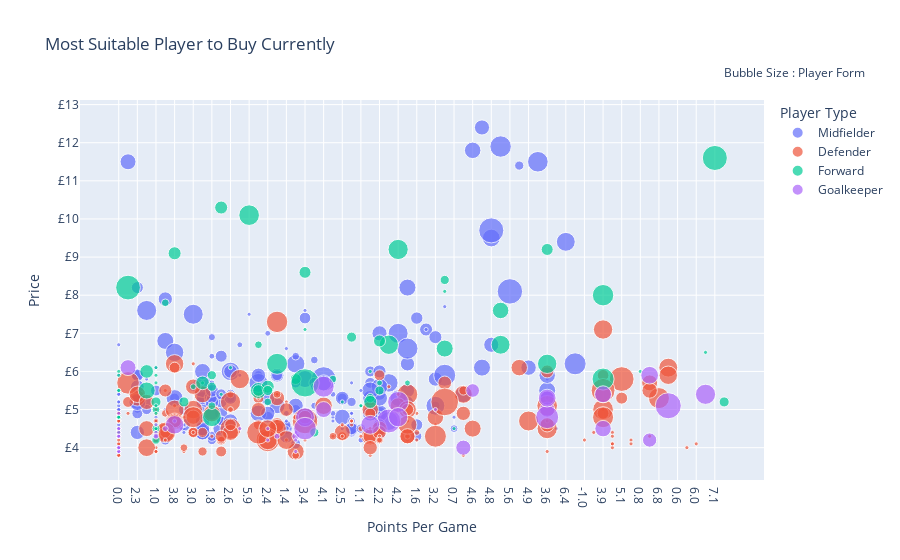

This figure's notebook cell:
### Markdown cell above
#### Most Suitable Player to Buy Currently
[Move to top](#Fantasy-Premier-League---Player-Selector)

### Code cell
cf.go_offline()

df = players_details[['form','points_per_game','now_cost','team_name','singular_name','first_name','web_name']]
df["now_cost"] = df["now_cost"]/10
df.rename(columns = {'singular_name' : "Player Type"}, inplace = True)
df["name"] = df["first_name"] + ' ' + df["web_name"]
fig = px.scatter(df, x='points_per_game', 
                 y='now_cost',  
                 size = (players_details["form"].astype(float).values + abs(players_details["form"].astype(float).values.min()))*1.5, 
                 hover_name = "name",
                 hover_data= ["team_name"],
                 color ="Player Type",
                 title = "Most Suitable Player to Buy Currently"
                )
fig['layout']['yaxis'].update({'title': 'Price', 'tickprefix': '£'})
fig['layout']['xaxis'].update({'title': 'Points Per Game'})
fig.update_layout(
    showlegend=True,
    annotations=[
        dict(
            x=1.15,
            y=1.10,
            xref="paper",
            yref="paper",
            showarrow=False,
            text="Bubble Size : Player Form"
        )
    ]
)

fig.show()

### Figure 1 — Plotly figure (JSON) as saved in the notebook; plotly's stock layout.template omitted (floating-point values rounded to 4 significant figures; data arrays with more than 128 entries replaced by an {"elided": "..."} marker saying what was removed)
{"data": [{"customdata": {"elided": "278x1 str values"}, "hovertemplate": "<b>%{hovertext}</b><br><br>Player Type=Midfielder<br>points_per_game=%{x}<br>now_cost=%{y}<br>size=%{marker.size}<br>team_name=%{customdata[0]}<extra></extra>", "hovertext": {"elided": "278 str values"}, "legendgroup": "Midfielder", "marker": {"color": "#636efa", "size": {"elided": "278 float values"}, "sizemode": "area", "sizeref": 0.03525, "symbol": "circle"}, "mode": "markers", "name": "Midfielder", "orientation": "v", "showlegend": true, "type": "scatter", "x": {"elided": "278 str values"}, "xaxis": "x", "y": {"elided": "278 float values"}, "yaxis": "y"}, {"customdata": {"elided": "239x1 str values"}, "hovertemplate": "<b>%{hovertext}</b><br><br>Player Type=Defender<br>points_per_game=%{x}<br>now_cost=%{y}<br>size=%{marker.size}<br>team_name=%{customdata[0]}<extra></extra>", "hovertext": {"elided": "239 str values"}, "legendgroup": "Defender", "marker": {"color": "#EF553B", "size": {"elided": "239 float values"}, "sizemode": "area", "sizeref": 0.03525, "symbol": "circle"}, "mode": "markers", "name": "Defender", "orientation": "v", "showlegend": true, "type": "scatter", "x": {"elided": "239 str values"}, "xaxis": "x", "y": {"elided": "239 float values"}, "yaxis": "y"}, {"customdata": [["Arsenal"], ["Arsenal"], ["Aston Villa"], ["Aston Villa"], ["Aston Villa"], ["Aston Villa"], ["Aston Villa"], ["Brighton"], ["Brighton"], ["Brighton"], ["Brighton"], ["Brighton"], ["Brighton"], ["Burnley"], ["Burnley"], ["Burnley"], ["Burnley"], ["Burnley"], ["Burnley"], ["Burnley"], ["Chelsea"], ["Chelsea"], ["Chelsea"], ["Crystal Palace"], ["Crystal Palace"], ["Crystal Palace"], ["Crystal Palace"], ["Crystal Palace"], ["Everton"], ["Everton"], ["Everton"], ["Everton"], ["Everton"], ["Everton"], ["Fulham"], ["Fulham"], ["Fulham"], ["Leicester"], ["Leicester"], ["Leicester"], ["Leeds"], ["Leeds"], ["Leeds"], ["Leeds"], ["Liverpool"], ["Liverpool"], ["Man City"], ["Man City"], ["Man City"], ["Man Utd"], ["Man Utd"], ["Man Utd"], ["Newcastle"], ["Newcastle"], ["Newcastle"], ["Newcastle"], ["Newcastle"], ["Sheffield Utd"], ["Sheffield Utd"], ["Sheffield Utd"], ["Sheffield Utd"], ["Sheffield Utd"], ["Sheffield Utd"], ["Southampton"], ["Southampton"], ["Southampton"], ["Southampton"], ["Southampton"], ["Spurs"], ["Spurs"], ["Spurs"], ["West Brom"], ["West Brom"], ["West Brom"], ["West Brom"], ["West Brom"], ["West Brom"], ["West Brom"], ["West Ham"], ["West Ham"], ["West Ham"], ["West Ham"], ["West Ham"], ["Wolves"], ["Wolves"], ["Wolves"], ["Wolves"], ["Wolves"], ["Wolves"]], "hovertemplate": "<b>%{hovertext}</b><br><br>Player Type=Forward<br>points_per_game=%{x}<br>now_cost=%{y}<br>size=%{marker.size}<br>team_name=%{customdata[0]}<extra></extra>", "hovertext": ["Alexandre Lacazette", "Edward Nketiah", "Wesley Wesley", "Mbwana Samatta", "Keinan Davis", "Indiana Vassilev", "Ollie Watkins", "Glenn Murray", "Florin Andone", "Neal Maupay", "Aaron Connolly", "Andi Zeqiri", "Danny Welbeck", "Jay Rodriguez", "Ashley Barnes", "Chris Wood", "Matej Vydra", "Max Thompson", "Lewis Richardson", "Joel Mumbongo", "Olivier Giroud", "Timo Werner", "Tammy Abraham", "Michy Batshuayi", "Christian Benteke", "Connor Wickham", "Jordan Ayew", "Jean-Philippe Mateta", "Cenk Tosun", "Dominic Calvert-Lewin", "Richarlison Richarlison", "Moise Kean", "Ellis Simms", "Joshua King", "Bobby Decordova-Reid", "Aleksandar Mitrović", "Josh Maja", "Jamie Vardy", "Kelechi Iheanacho", "Islam Slimani", "Patrick Bamford", "Rodrigo Rodrigo", "Niall Huggins", "Joe Gelhardt", "Roberto Firmino", "Divock Origi", "Sergio Agüero", "Gabriel Fernando Jesus", "Liam Delap", "Odion Ighalo", "Anthony Martial", "Edinson Cavani", "Andy Carroll", "Dwight Gayle", "Joelinton Cássio Joelinton", "Yoshinori Muto", "Callum Wilson", "Rhian Brewster", "Billy Sharp", "David McGoldrick", "Oliver McBurnie", "Lys Mousset", "Antwoine Hackford", "Shane Long", "Danny Ings", "Che Adams", "Michael Obafemi", "Daniel N'Lundulu", "Harry Kane", "Carlos Vinicius Carlos Vinicius", "Dane Scarlett", "Callum Callum Robinson", "Hal Robson-Kanu", "Charlie Austin", "Kenneth Zohore", "Karlan Grant", "Cheikh Diaby", "Mbaye Diagne", "Michail Antonio", "Sébastien Haller", "Jordan Hugill", "Albian Ajeti", "Ademipo Odubeko", "Raúl Jiménez", "Léo Bonatini", "Leonardo Campana", "Fabio Fabio Silva", "Patrick Cutrone", "Willian José Willian José"], "legendgroup": "Forward", "marker": {"color": "#00cc96", "size": [10.8, 0.3, 0.3, 0.3, 1.2, 0.3, 5.1, 0.3, 0.3, 6.6, 1.05, 1.05, 4.5, 2.1, 0.3, 7.8, 6.3, 0.3, 0.6, 0.3, 1.05, 2.55, 0.3, 0.3, 5.1, 0.3, 3.0, 0.6, 0.3, 4.8, 8.1, 0.3, 0.3, 1.8, 1.5, 1.5, 2.4, 7.5, 14.1, 0.3, 6.3, 0.6, 0.3, 0.3, 3.0, 0.3, 3.0, 7.2, 0.3, 0.3, 2.55, 1.05, 1.05, 1.5, 3.3, 0.3, 0.3, 1.5, 1.8, 3.0, 1.5, 1.05, 0.3, 0.3, 1.5, 8.55, 0.3, 1.05, 11.1, 1.8, 0.3, 0.3, 1.8, 0.3, 0.3, 0.6, 0.3, 3.3, 6.6, 0.3, 0.3, 0.3, 0.3, 0.3, 0.3, 0.3, 1.8, 0.3, 2.55], "sizemode": "area", "sizeref": 0.03525, "symbol": "circle"}, "mode": "markers", "name": "Forward", "orientation": "v", "showlegend": true, "type": "scatter", "x": ["4.4", "1.9", "0.0", "0.0", "1.0", "0.0", "4.3", "0.0", "0.0", "3.6", "2.4", "1.0", "3.1", "2.0", "2.7", "3.5", "1.8", "0.0", "1.0", "0.7", "3.1", "3.6", "3.4", "2.1", "2.9", "0.0", "2.4", "3.0", "0.8", "5.4", "3.9", "1.0", "0.0", "1.0", "2.7", "2.2", "3.1", "5.9", "3.4", "1.0", "5.4", "2.8", "1.0", "0.0", "3.8", "1.1", "1.9", "4.2", "1.0", "1.0", "3.4", "3.3", "1.8", "1.8", "2.1", "0.0", "5.5", "1.3", "2.4", "2.7", "1.8", "1.2", "1.0", "1.1", "4.3", "3.9", "1.0", "1.0", "7.1", "1.5", "1.0", "2.5", "0.9", "1.0", "0.0", "2.2", "0.0", "2.9", "4.5", "2.6", "0.0", "0.0", "0.0", "4.3", "0.0", "0.0", "1.7", "1.0", "2.2"], "xaxis": "x", "y": [8.2, 5.4, 6.0, 5.9, 4.2, 4.3, 6.6, 4.8, 4.8, 6.2, 5.2, 5.0, 5.5, 5.8, 6.0, 6.2, 4.8, 4.5, 4.5, 4.5, 6.7, 9.2, 7.1, 5.7, 5.5, 4.4, 5.6, 5.6, 6.0, 7.6, 8.0, 5.7, 4.5, 5.2, 5.3, 5.5, 5.5, 10.1, 5.7, 4.9, 6.7, 5.7, 4.5, 4.5, 9.1, 5.1, 10.3, 9.2, 4.3, 6.1, 8.6, 7.8, 5.1, 5.9, 5.7, 4.8, 6.5, 4.4, 5.5, 5.2, 5.6, 5.8, 4.4, 5.1, 8.4, 5.8, 4.6, 4.5, 11.6, 6.9, 4.5, 5.2, 5.2, 5.1, 4.8, 5.7, 4.5, 6.0, 6.7, 6.1, 5.5, 5.5, 4.5, 8.1, 4.8, 4.8, 5.2, 5.9, 6.8], "yaxis": "y"}, {"customdata": [["Arsenal"], ["Arsenal"], ["Arsenal"], ["Arsenal"], ["Aston Villa"], ["Aston Villa"], ["Aston Villa"], ["Aston Villa"], ["Brighton"], ["Brighton"], ["Brighton"], ["Brighton"], ["Burnley"], ["Burnley"], ["Burnley"], ["Chelsea"], ["Chelsea"], ["Chelsea"], ["Chelsea"], ["Crystal Palace"], ["Crystal Palace"], ["Crystal Palace"], ["Crystal Palace"], ["Everton"], ["Everton"], ["Everton"], ["Everton"], ["Everton"], ["Fulham"], ["Fulham"], ["Fulham"], ["Fulham"], ["Leicester"], ["Leicester"], ["Leeds"], ["Leeds"], ["Leeds"], ["Leeds"], ["Liverpool"], ["Liverpool"], ["Liverpool"], ["Liverpool"], ["Liverpool"], ["Man City"], ["Man City"], ["Man City"], ["Man City"], ["Man City"], ["Man Utd"], ["Man Utd"], ["Man Utd"], ["Man Utd"], ["Man Utd"], ["Newcastle"], ["Newcastle"], ["Newcastle"], ["Newcastle"], ["Sheffield Utd"], ["Sheffield Utd"], ["Sheffield Utd"], ["Sheffield Utd"], ["Southampton"], ["Southampton"], ["Southampton"], ["Southampton"], ["Spurs"], ["Spurs"], ["Spurs"], ["West Brom"], ["West Brom"], ["West Brom"], ["West Ham"], ["West Ham"], ["West Ham"], ["West Ham"], ["West Ham"], ["Wolves"], ["Wolves"], ["Wolves"], ["Wolves"]], "hovertemplate": "<b>%{hovertext}</b><br><br>Player Type=Goalkeeper<br>points_per_game=%{x}<br>now_cost=%{y}<br>size=%{marker.size}<br>team_name=%{customdata[0]}<extra></extra>", "hovertext": ["Bernd Leno", "Mathew Ryan", "Matt Macey", "Rúnar Alex Rúnarsson", "Emiliano Martínez", "Tom Heaton", "Jed Steer", "Ørjan Nyland", "Christian Walton", "Jason Steele", "Robert Sánchez", "Thomas McGill", "Nick Pope", "Bailey Peacock-Farrell", "Will Norris", "Willy Caballero", "Kepa Arrizabalaga", "Edouard Mendy", "Karlo Ziger", "Wayne Hennessey", "Vicente Guaita", "Stephen Henderson", "Jack Butland", "Jonas Lössl", "Jordan Pickford", "João Virgínia", "Robin Olsen", "Harry Tyrer", "Fabricio Fabri", "Marcus Bettinelli", "Marek Rodák", "Alphonse Areola", "Kasper Schmeichel", "Danny Ward", "Francisco Casilla", "Kamil Miazek", "Illan Meslier", "Elia Caprile", "Adrián Adrián", "Alisson Alisson", "Caoimhin Kelleher", "Liam Hughes", "Jakub Ojrzynski", "Claudio Bravo", "Ederson Ederson", "Zack Steffen", "James Trafford", "Scott Carson", "Sergio Romero", "David de Gea", "Dean Henderson", "Lee Grant", "Nathan Bishop", "Karl Darlow", "Martin Dubravka", "Mark Gillespie", "Daniel Langley", "Simon Moore", "Wes Foderingham", "Aaron Ramsdale", "Michael Verrips", "Alex McCarthy", "Angus Gunn", "Fraser Forster", "Harry Lewis", "Hugo Lloris", "Paulo Gazzaniga", "Joe Hart", "David Button", "Sam Johnstone", "Andy Lonergan", "David Martin", "Darren Randolph", "Lukasz Fabianski", "Roberto Roberto", "Nathan Trott", "John Ruddy", "Rui Pedro Patrício", "Matija Sarkic", "Andreas Söndergaard"], "legendgroup": "Goalkeeper", "marker": {"color": "#ab63fa", "size": [4.05, 0.3, 0.3, 0.3, 7.2, 0.3, 0.3, 0.3, 0.3, 0.3, 4.8, 0.3, 3.3, 0.3, 0.3, 0.3, 0.3, 12.0, 0.3, 0.3, 9.3, 0.3, 0.3, 0.3, 6.3, 1.05, 0.3, 0.3, 0.3, 0.3, 0.3, 6.0, 5.1, 0.3, 0.3, 0.3, 10.05, 0.3, 3.6, 5.55, 0.3, 0.3, 0.3, 0.3, 4.5, 0.3, 0.3, 0.3, 0.3, 3.6, 7.8, 0.3, 0.3, 0.3, 6.6, 0.3, 0.3, 0.3, 0.3, 6.3, 0.3, 0.6, 0.3, 4.05, 0.3, 7.8, 0.3, 0.3, 0.3, 9.0, 0.3, 0.3, 0.6, 4.5, 0.3, 0.3, 0.6, 5.55, 0.3, 0.3], "sizemode": "area", "sizeref": 0.03525, "symbol": "circle"}, "mode": "markers", "name": "Goalkeeper", "orientation": "v", "showlegend": true, "type": "scatter", "x": ["3.6", "2.4", "0.0", "1.0", "5.5", "0.0", "0.0", "0.0", "0.0", "0.0", "3.9", "0.0", "4.6", "0.0", "0.0", "1.0", "3.8", "4.7", "0.0", "0.0", "3.6", "0.0", "0.0", "0.0", "3.4", "2.0", "2.4", "0.0", "0.0", "0.0", "1.0", "3.8", "3.9", "0.0", "2.0", "0.0", "4.5", "0.0", "3.7", "3.7", "5.0", "0.0", "0.0", "0.0", "4.4", "2.0", "0.0", "0.0", "0.0", "3.6", "4.2", "0.0", "0.0", "3.2", "4.2", "0.0", "0.0", "0.0", "0.0", "2.7", "0.0", "3.3", "0.0", "4.0", "0.0", "4.1", "0.0", "0.0", "2.0", "3.4", "0.0", "0.0", "3.5", "4.1", "0.0", "0.0", "1.0", "3.6", "0.0", "0.0"], "xaxis": "x", "y": [5.0, 4.2, 4.0, 4.4, 5.4, 4.5, 3.9, 4.0, 4.0, 3.9, 4.5, 3.9, 5.5, 4.0, 4.0, 4.6, 4.7, 5.1, 4.0, 4.3, 4.8, 4.0, 4.5, 4.3, 4.8, 4.3, 4.5, 4.0, 3.9, 4.3, 4.3, 4.6, 5.4, 4.3, 4.2, 4.0, 4.7, 4.0, 4.2, 5.9, 4.5, 4.0, 4.0, 4.5, 6.1, 4.4, 4.0, 3.9, 4.9, 5.3, 5.2, 4.0, 4.0, 5.0, 4.8, 4.3, 3.9, 4.3, 4.3, 4.6, 4.0, 4.5, 4.3, 4.0, 4.0, 5.6, 4.3, 4.3, 3.9, 4.5, 4.0, 3.9, 4.3, 5.0, 4.5, 4.0, 4.3, 5.3, 4.4, 4.0], "yaxis": "y"}], "layout": {"annotations": [{"showarrow": false, "text": "Bubble Size : Player Form", "x": 1.15, "xref": "paper", "y": 1.1, "yref": "paper"}], "legend": {"itemsizing": "constant", "title": {"text": "Player Type"}, "tracegroupgap": 0}, "showlegend": true, "title": {"text": "Most Suitable Player to Buy Currently"}, "xaxis": {"anchor": "y", "domain": [0.0, 1.0], "title": {"text": "Points Per Game"}}, "yaxis": {"anchor": "x", "domain": [0.0, 1.0], "tickprefix": "£", "title": {"text": "Price"}}}}
